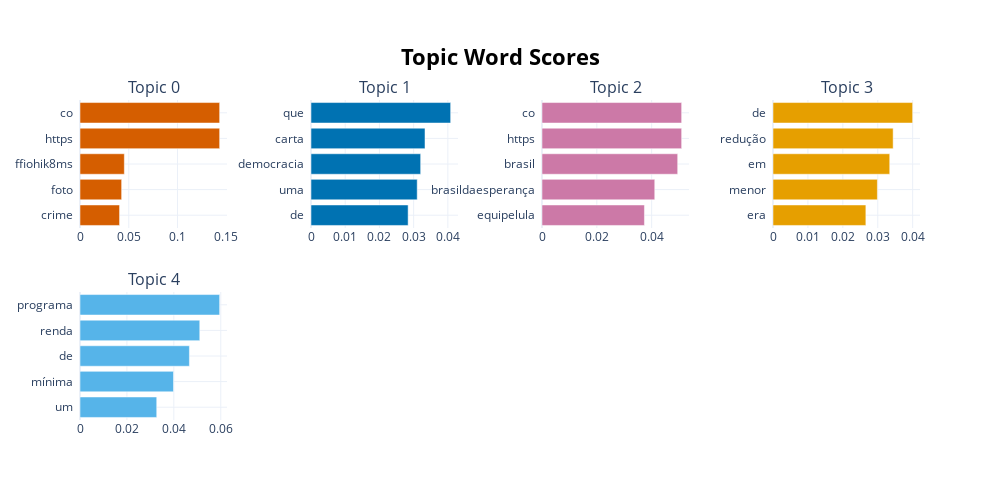

The cell this chart's notebook holds for it:
### Code cell
model.visualize_barchart(top_n_topics=5)

### Figure 1 — Plotly figure (JSON) as saved in the notebook; plotly's stock layout.template omitted (floating-point values rounded to 4 significant figures)
{"data": [{"marker": {"color": "#D55E00"}, "orientation": "h", "type": "bar", "x": [0.04056, 0.04269, 0.04546, 0.1432, 0.1432], "xaxis": "x", "y": ["crime  ", "foto  ", "ffiohik8ms  ", "https  ", "co  "], "yaxis": "y"}, {"marker": {"color": "#0072B2"}, "orientation": "h", "type": "bar", "x": [0.02839, 0.03104, 0.03205, 0.03332, 0.04082], "xaxis": "x2", "y": ["de  ", "uma  ", "democracia  ", "carta  ", "que  "], "yaxis": "y2"}, {"marker": {"color": "#CC79A7"}, "orientation": "h", "type": "bar", "x": [0.03736, 0.04113, 0.0495, 0.05094, 0.05094], "xaxis": "x3", "y": ["equipelula  ", "brasildaesperança  ", "brasil  ", "https  ", "co  "], "yaxis": "y3"}, {"marker": {"color": "#E69F00"}, "orientation": "h", "type": "bar", "x": [0.02659, 0.02989, 0.03343, 0.03441, 0.03999], "xaxis": "x4", "y": ["era  ", "menor  ", "em  ", "redução  ", "de  "], "yaxis": "y4"}, {"marker": {"color": "#56B4E9"}, "orientation": "h", "type": "bar", "x": [0.03271, 0.03984, 0.04664, 0.05105, 0.05953], "xaxis": "x5", "y": ["um  ", "mínima  ", "de  ", "renda  ", "programa  "], "yaxis": "y5"}], "layout": {"annotations": [{"font": {"size": 16}, "showarrow": false, "text": "Topic 0", "x": 0.0875, "xanchor": "center", "xref": "paper", "y": 1, "yanchor": "bottom", "yref": "paper"}, {"font": {"size": 16}, "showarrow": false, "text": "Topic 1", "x": 0.3625, "xanchor": "center", "xref": "paper", "y": 1, "yanchor": "bottom", "yref": "paper"}, {"font": {"size": 16}, "showarrow": false, "text": "Topic 2", "x": 0.6375, "xanchor": "center", "xref": "paper", "y": 1, "yanchor": "bottom", "yref": "paper"}, {"font": {"size": 16}, "showarrow": false, "text": "Topic 3", "x": 0.9125, "xanchor": "center", "xref": "paper", "y": 1, "yanchor": "bottom", "yref": "paper"}, {"font": {"size": 16}, "showarrow": false, "text": "Topic 4", "x": 0.0875, "xanchor": "center", "xref": "paper", "y": 0.4, "yanchor": "bottom", "yref": "paper"}], "height": 500, "hoverlabel": {"bgcolor": "white", "font": {"family": "Rockwell", "size": 16}}, "showlegend": false, "title": {"font": {"color": "Black", "size": 22}, "text": "<b>Topic Word Scores", "x": 0.5, "xanchor": "center", "yanchor": "top"}, "width": 1000, "xaxis": {"anchor": "y", "domain": [0, 0.175], "showgrid": true}, "xaxis2": {"anchor": "y2", "domain": [0.275, 0.45], "showgrid": true}, "xaxis3": {"anchor": "y3", "domain": [0.55, 0.725], "showgrid": true}, "xaxis4": {"anchor": "y4", "domain": [0.825, 1], "showgrid": true}, "xaxis5": {"anchor": "y5", "domain": [0, 0.175], "showgrid": true}, "xaxis6": {"anchor": "y6", "domain": [0.275, 0.45], "showgrid": true}, "xaxis7": {"anchor": "y7", "domain": [0.55, 0.725], "showgrid": true}, "xaxis8": {"anchor": "y8", "domain": [0.825, 1], "showgrid": true}, "yaxis": {"anchor": "x", "domain": [0.6, 1], "showgrid": true}, "yaxis2": {"anchor": "x2", "domain": [0.6, 1], "showgrid": true}, "yaxis3": {"anchor": "x3", "domain": [0.6, 1], "showgrid": true}, "yaxis4": {"anchor": "x4", "domain": [0.6, 1], "showgrid": true}, "yaxis5": {"anchor": "x5", "domain": [0, 0.4], "showgrid": true}, "yaxis6": {"anchor": "x6", "domain": [0, 0.4], "showgrid": true}, "yaxis7": {"anchor": "x7", "domain": [0, 0.4], "showgrid": true}, "yaxis8": {"anchor": "x8", "domain": [0, 0.4], "showgrid": true}}}
